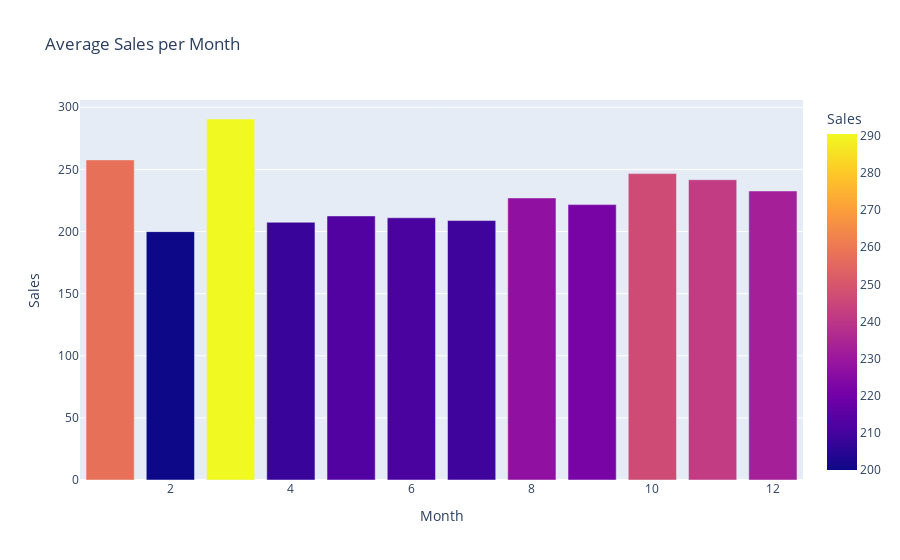

Write notebook code for a chart like this one.
### Code cell
fig_labels = {"Sales": "Sales", "Month": "Month"}
fig = px.bar(month_avg,y = "Sales", x = "Month", color='Sales', title = "Average Sales per Month", labels = fig_labels)
fig.show()

### Figure 1 — Plotly figure (JSON) as saved in the notebook; plotly's stock layout.template omitted (floating-point values rounded to 4 significant figures)
{"data": [{"alignmentgroup": "True", "hovertemplate": "Month=%{x}<br>Sales=%{marker.color}<extra></extra>", "legendgroup": "", "marker": {"color": [257.6, 199.9, 290.6, 207.4, 212.5, 211.1, 208.8, 227.0, 221.6, 246.6, 241.7, 232.6], "coloraxis": "coloraxis", "pattern": {"shape": ""}}, "name": "", "offsetgroup": "", "orientation": "v", "showlegend": false, "textposition": "auto", "type": "bar", "x": [1, 2, 3, 4, 5, 6, 7, 8, 9, 10, 11, 12], "xaxis": "x", "y": [257.6, 199.9, 290.6, 207.4, 212.5, 211.1, 208.8, 227.0, 221.6, 246.6, 241.7, 232.6], "yaxis": "y"}], "layout": {"barmode": "relative", "coloraxis": {"colorbar": {"title": {"text": "Sales"}}, "colorscale": [[0, "#0d0887"], [0.1111, "#46039f"], [0.2222, "#7201a8"], [0.3333, "#9c179e"], [0.4444, "#bd3786"], [0.5556, "#d8576b"], [0.6667, "#ed7953"], [0.7778, "#fb9f3a"], [0.8889, "#fdca26"], [1, "#f0f921"]]}, "legend": {"tracegroupgap": 0}, "title": {"text": "Average Sales per Month"}, "xaxis": {"anchor": "y", "domain": [0, 1], "title": {"text": "Month"}}, "yaxis": {"anchor": "x", "domain": [0, 1], "title": {"text": "Sales"}}}}
